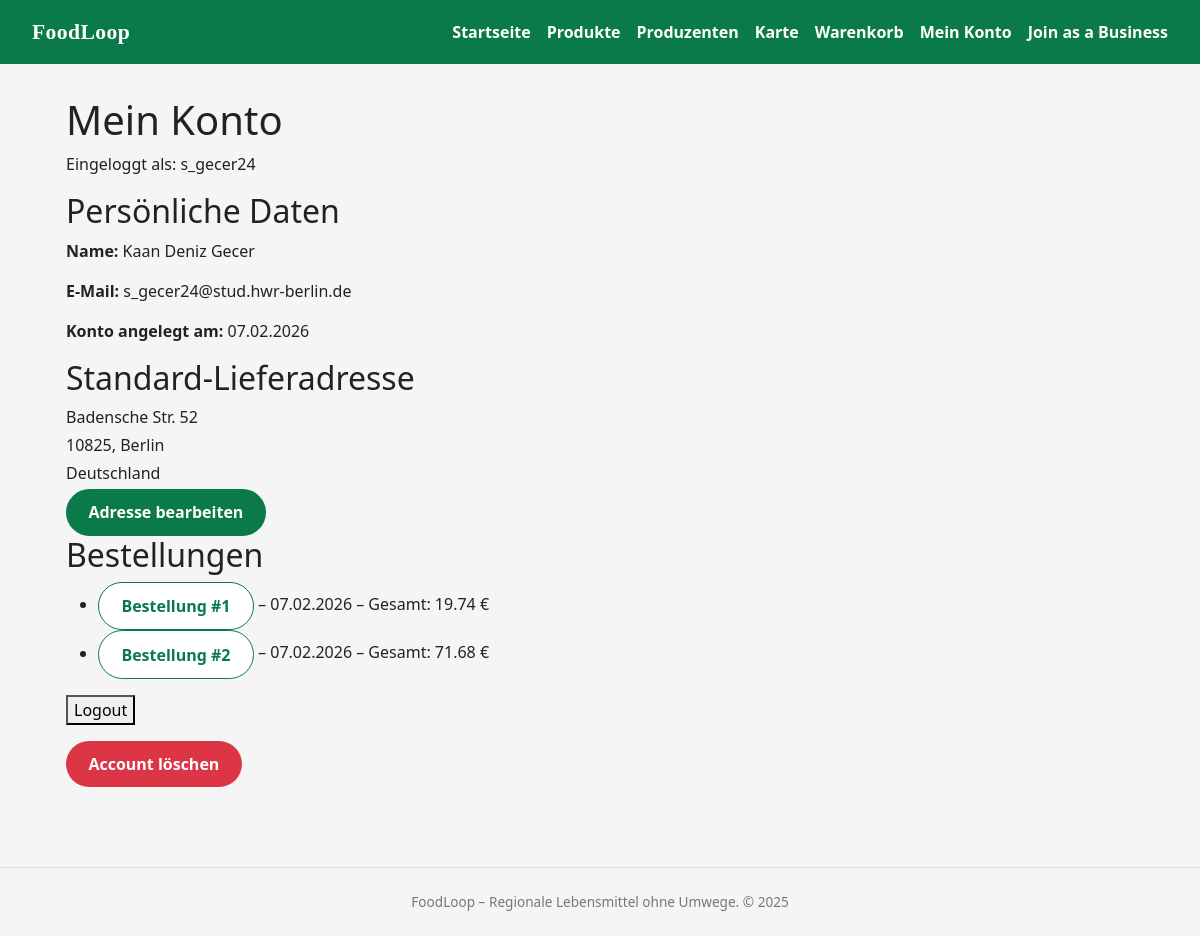
Page /account (signed in) on the earlier database version.
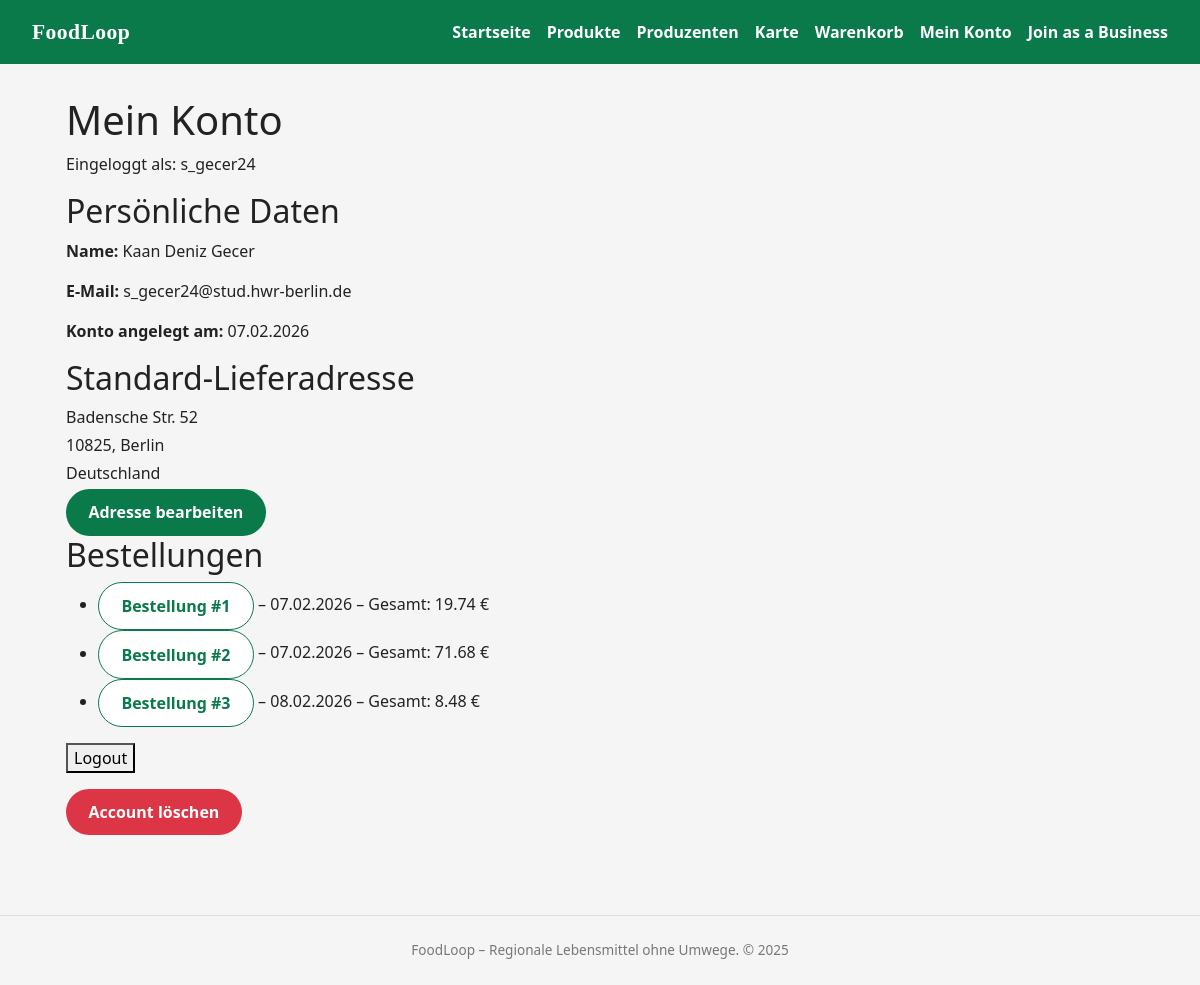
Same page on the later database version.
### models.py (models this page shows)
class Order(db.Model):
    __tablename__ = "order"
    order_id = db.Column(db.Integer, primary_key=True)
    customer_id = db.Column(
        db.Integer, db.ForeignKey("customer_profile.customer_id"), nullable=False
    )
    created_at = db.Column(db.DateTime, default=datetime.utcnow, nullable=False)
    status = db.Column(db.String(20), nullable=False, default="pending")
    total_amount = db.Column(db.Numeric(10, 2), nullable=False)
    customer = db.relationship("CustomerProfile", back_populates="orders")
    items = db.relationship(
        "OrderItem", back_populates="order", cascade="all, delete-orphan"
    )

### app.py (the view)
@app.route("/account")
@login_required
def account():
    user = current_user
    profile = user.customer_profile
    address = profile.address if profile else None
    form = EditAddressForm(obj=address)
    if profile:
        orders = profile.orders.options(db.joinedload(Order.items).joinedload(OrderItem.product)).all()
    else:
        orders = []
    return render_template("account.html", user=user, orders=orders, address=address, form=form)

### app.py (called while the page is built)
@login_manager.user_loader
def load_user(user_id):
    return User.query.get(int(user_id))

### templates/account.html (shortened to what this page needs)
{% extends "base.html" %}
{% block content %}
<h1>Mein Konto</h1>
<p>Eingeloggt als: {{ user.username }}</p>
<section class="account-section">
  <h2>Persönliche Daten</h2>
  <p><strong>Name:</strong> {{ user.first_name }} {{ user.last_name }}</p>
  <p><strong>E-Mail:</strong> {{ user.email }}</p>
  <p><strong>Konto angelegt am:</strong> {{ user.created_at.strftime("%d.%m.%Y") }}</p>
</section>
<section class="account-section">
  <h2>Standard-Lieferadresse</h2>
  {% if address %}
  <p class="mb-1">{{ address.street }}</p>
  <p class="mb-1">{{ address.zip }}, {{ address.city }} </p>
  <p class="mb-1">{{ address.country }}</p>
  {% else %}
  <p>Keine Adresse hinterlegt.</p>
  {% endif %}
  <button type="button" class="btn btn-primary" data-bs-toggle="modal" data-bs-target="#editAddressModal">
    Adresse bearbeiten
  </button>
</section>
<section class="account-section">
  <h2>Bestellungen</h2>
  {% if orders %}
  <ul>
    {% for order in orders %}
    <li>
      <button type="button" class="btn btn-secondary" data-bs-toggle="modal"
        data-bs-target="#orderModal{{ order.order_id }}">
        Bestellung #{{ order.order_id }}
      </button>
      – {{ order.created_at.strftime("%d.%m.%Y") }} –
      Gesamt: {{ "%.2f"|format(order.total_amount) }} €
    </li>
    {% endfor %}
  </ul>
  {% else %}
  <p>Du hast noch keine Bestellungen.</p>
  {% endif %}
</section>
<form action="{{ url_for('logout') }}" method="post">
  <button type="submit">Logout</button>
</form>
<form action="{{ url_for('delete_account') }}" method="post" style="margin-top: 1rem;"
  onsubmit="return confirm('Account unwiderruflich löschen?');">
  <button type="submit" class="btn btn-danger">Account löschen</button>
</form>
{% endblock %}

Differences in the rows shown:
added Order: order_id "3", created_at "08.02.2026", total_amount "8.48"
